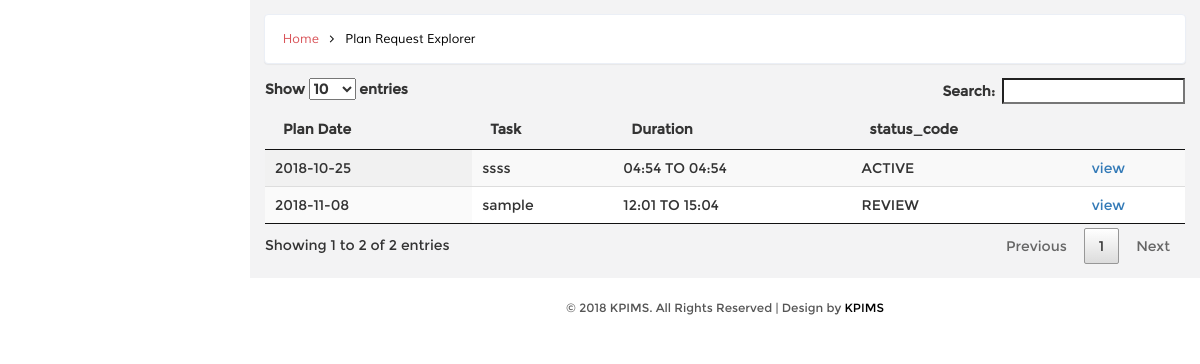
/smanager_weekplan_explorer.php, run on the app's committed database.
### tables this page shows
CREATE TABLE `kpi_week_plan` (
  `id` int(5) NOT NULL AUTO_INCREMENT,
  `plan_date` varchar(20) DEFAULT NULL,
  `task` varchar(100) DEFAULT NULL,
  `estimated_duration` varchar(50) DEFAULT NULL,
  `remark` varchar(50) DEFAULT NULL,
  `status_code` varchar(20) DEFAULT NULL,
  `assign_to` int(5) DEFAULT 0,
  `user_created` int(5) DEFAULT NULL,
  `date_created` timestamp NOT NULL DEFAULT current_timestamp(),
  `review_user` int(5) DEFAULT 0,
  `review_date` varchar(50) DEFAULT NULL,
  PRIMARY KEY (`id`),
  KEY `FK_kpi_week_plan_user` (`user_created`),
  CONSTRAINT `FK_kpi_week_plan_user` FOREIGN KEY (`user_created`) REFERENCES `kpi_user` (`id`)
);

### DB.php (called while the page is built, shortened)
<?php
function getDBConnection() {
    $servername = "localhost";
    $username = "root";
    $password = "123";
    $db = "kpimsdb";
    $conn = mysqli_connect($servername, $username, $password, $db);
    if (!$conn) {
        die("Connection failed: " . mysqli_connect_error());
    } else {
        return $conn;
    }
}
function getData($sql) {
    $conn = getDBConnection();
    $result = mysqli_query($conn, $sql);
    if (mysqli_num_rows($result) > 0) {
        return $result;
    } else {
        return FALSE;
    }
}
?>

### smanager_weekplan_explorer.php (the view, shortened to what this page needs)
<!DOCTYPE HTML>
<html>
    <?php include_once './DB.php'; ?>
    <head>
        <link href="css/bootstrap.min.css" rel='stylesheet' type='text/css' />
        <link href="css/style.css" rel='stylesheet' type='text/css' />
        <link href="css/font-awesome.css" rel="stylesheet">
        <link href="css/custom.css" rel="stylesheet">
    </head>
    <body>
        <div id="wrapper">
            <div id="page-wrapper" class="gray-bg dashbard-1">
                <div class="content-main">
                    <div class="banner">
                        <h2>
                             <a href="home.php">Home</a>
                            <i class="fa fa-angle-right"></i>
                            <span>Plan Request Explorer</span>
                        </h2>
                    </div>
                    <div class="content-top">
                        <div class="col-md-12 ">
                            <table id="example" class="display" cellspacing="0" width="100%">
                                <thead>
                                    <tr>
                                        <th>Plan Date</th>
                                        <th>Task</th>
                                        <th>Duration</th>
                                        <th>status_code</th>
                                        <th></th>
                                    </tr>
                                </thead>
                                <tbody>
                                    <?php
                                    $sql ="SELECT * FROM kpi_week_plan WHERE user_created = 4";
                                    $resultx = getData($sql);
                                    if ($resultx != FALSE) {
                                        while ($row = mysqli_fetch_assoc($resultx)) {
                                            ?>
                                            <tr>
                                                <td><?= $row['plan_date']; ?></td>
                                                <td><?= $row['task']; ?></td>
                                                <td><?= $row['estimated_duration']; ?></td>
                                                <td><?= $row['status_code']; ?></td>
                                                <td><a href="admin_update_item.php?id=<?= $row['id']; ?>">view</a></td>
                                            </tr>
                                            <?php
                                        }
                                    }
                                    ?>
                                </tbody>
                            </table>
                            <link href="css/jquery.dataTables.min.css" rel="stylesheet" type="text/css"/>
                        </div>
                        <div class="clearfix"> </div>
                    </div>
                    <?php
                    include './_footer.php';
                    ?>
                </div>
            </div>
        </div>
    </body>
</html>

### css/style.css (style rules this page uses)
h4, h5, h6, h1, h2, h3 { margin: 0; }
html, body { font-family:'Montserrat-Regular'; background:#F3F3F4; overflow-x: hidden; }
body a { transition:0.5s all; -webkit-transition:0.5s all; -moz-transition:0.5s all; -o-transition:0.5s all; -ms-transition:0.5s all; }
div#wrapper { background-color: #fff; }
@media (min-width: 768px) { #page-wrapper { position: inherit; margin: 0 0 0 240px; min-height: 1000px; } }
.content-main { background-color: #F3F3F4; padding-top: 1em; }
.banner { background: #fff; display: block; margin: 0em 1em ; padding:1em; border: 1px solid #ebeff6; border-color: #ebeff6; border-radius: 4px; -webkit-border-radius: 4px; -o-border-radius: 4px; -moz-border-radius: 4px; -ms-border-radius: 4px; -webkit-box-shadow: 0 1px 1px rgba(0,0,0,.05); box-shadow: 0 1px 1px rgba(0,0,0,.05); }
.banner h2 { font-size:0.9em; }
.banner h2 a { color:#D95459; text-decoration:none; font-family: 'Muli-Regular'; padding:0.3em ; }
.banner h2 span { color:#000; font-family: 'Muli-Regular'; padding:0.3em ; }
.banner h2 i { color:#000; vertical-align:middle; padding:0.3em ; }
.content-top { padding: 1em 0; }

### css/custom.css (style rules this page uses)
#wrapper { width: 100%; }
#page-wrapper { min-height: 568px; }
@media (min-width:768px) { #page-wrapper { position: inherit; margin: 0 0 0 250px; } }

### data on the page
kpi_week_plan: plan_date "2018-10-25", task "ssss", estimated_duration "04:54 TO 04:54", status_code "ACTIVE"
kpi_week_plan: plan_date "2018-11-08", task "sample", estimated_duration "12:01 TO 15:04", status_code "REVIEW"
